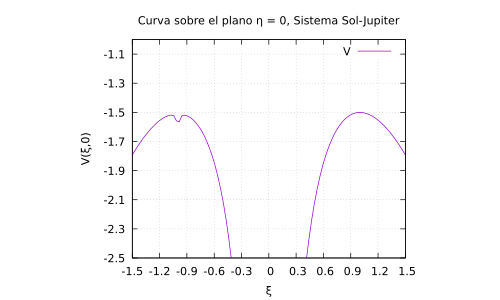

Here is the gnuplot script that generated this plot:
#    2021-04-07
#    planePlotSolJupiter.gp
#    Diego Sarceño (dsarceno68@gmail.com)

#    Programa superficies de nivel, sistema tierra luna

#    Codificación del texto: UTF8
#    Compiladores probados: GNUPLOT (Ubuntu 20.04 Linux) 5.2
#    Instrucciones de compilación: no requere nada mas
#    gnuplot planePlotSolJupiter.gp

#    Copyright (C) 2021
#    D. R. Sarceño Ramírez
#    dsarceno68@gmail.com
#
#    This program is free software: you can redistribute it and/or
#    modify it under the terms of the GNU General Public License as
#    published by the Free Software Foundation, either version 3 of
#    the License, or (at your option) any later version.
#
#    This program is distributed in the hope that it will be useful,
#    but WITHOUT ANY WARRANTY; without even the implied warranty of
#    MERCHANTABILITY or FITNESS FOR A PARTICULAR PURPOSE.  See the GNU
#    General Public License for more details.
#
#    You should have received a copy of the GNU General Public License
#    along with this program.  If not, see
#    <http://www.gnu.org/licenses/>.

# PROGRAM
# Idioma
set encoding utf8
# terminal
set terminal pdf
set output 'planePlotSolJupiter.pdf'

# labels
set title 'Curva sobre el plano η = 0, Sistema Sol-Jupiter'
set xlabel 'ξ'
set ylabel 'V(ξ,0)'

# superficies de nivel
set size ratio 0.8
set grid
#set nokey




## plot
# ranges
set xrange [-1.5:1.5]
set xtics -1.5,0.3,1.5
set yrange [-2.5:-1]
set ytics -2.5,0.2,-1

# constantes
G = 6.6738E-11
Mj = 1.898E27
Ms = 1.989E30
a = 7.5E11
xi1 = Mj/(Mj + Ms)
xi2 = xi1 - 1
K = (Mj + Ms)*G/a
y = 0

plot ( xi2/sqrt((x - xi1)**2 + y**2) - xi1/sqrt((x - xi2)**2 + y**2) - 0.5*(x**2 + y**2) ) t 'V'


# END PROGRAM
